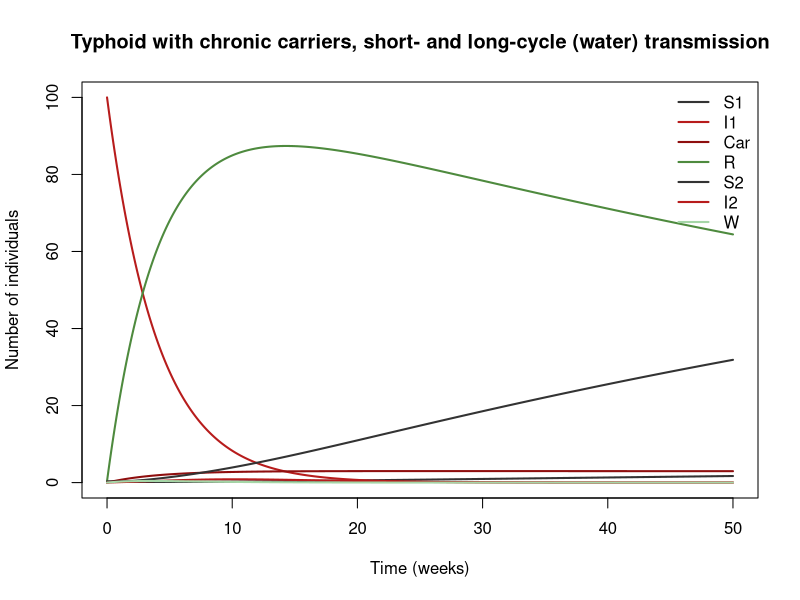

Generate this figure with R:
## Typhoid with chronic carriers, short- and long-cycle (water) transmission
## Typhoid fever (S. Typhi), South Asia (Kolkata, Delhi, Vellore).
## Parameter values: 3 of 11 checked against the source; the rest are recalled or illustrative.
## Reference: Pitzer VE, Bowles CC, Baker S, Kang G, Balaji V, Farrar JJ, Grenfell BT. Predicting the impact of vaccination on the transmission dynamics of typhoid in South Asia: a mathematical modeling study. PLoS Negl Trop Dis 2014;8(1):e2642
## Source: https://doi.org/10.1371/journal.pntd.0002642
##
## Generated from a compartmental model diagram (model format v1).
## Regenerating from the same diagram always gives this exact file.
##
## Compartments: S1, I1, Car, R, S2, I2, W
## Flows (time unit: weeks):
##   (outside) -> S1   : mu_h * N
##   S1 -> I1          : lam * S1
##   I1 -> Car         : theta_c * delta_i * I1
##   I1 -> R           : (1 - theta_c) * delta_i * I1
##   R -> S2           : omega_r * R
##   S2 -> I2          : lam * S2
##   I2 -> R           : delta_i * I2
##   S1 -> (outside)   : mu_h * S1
##   I1 -> (outside)   : mu_h * I1
##   Car -> (outside)  : mu_h * Car
##   R -> (outside)    : mu_h * R
##   S2 -> (outside)   : mu_h * S2
##   I2 -> (outside)   : mu_h * I2
##   (outside) -> W    : xi_w * prev_w
##   W -> (outside)    : xi_w * W

library(deSolve)

# ---- Time ------------------------------------------------------------
times <- seq(0, 50, by = 0.05)  # weeks

# ---- Parameters ------------------------------------------------------
parameters <- c(
  R0_ty = 2.8,       # basic reproduction number, Kolkata fit [verified]
  frac_short = 0.9,  # share of R0 from short-cycle transmission [verified]
  r_car = 0.01,      # relative infectiousness of carriers (best fit). The model also applies it to I2 [V for carriers; M/I for applying it to I2].
  theta_c = 0.03,    # probability that a primary infection becomes a lifelong carrier. The paper uses age-specific values of 0.3–10.1%, so 0.03 is an [I] average [V range].
  p_clin = 0.1,      # fraction of primary infections that are clinical typhoid. Used only for reporting [V].
  rep_f = 0.0052,    # reporting fraction [verified]
  delta_i = 0.25,    # recovery rate (4-week infectiousness) [M] (week^-1)
  omega_r = 0.0096,  # waning R → S2 (about 104 weeks) [M] (week^-1)
  xi_w = 0.333,      # decay of water contamination (about 3 weeks) [M] (week^-1)
  mu_h = 0.000385,   # birth = death rate (50-year life) [I]. The paper used observed demography. (week^-1)
  amp_w = 0.3        # seasonal amplitude of long-cycle transmission [I]. The paper fitted seasonality.
)

# ---- Initial conditions ----------------------------------------------
state <- c(
  S1 = 0.3,     # fully susceptible
  I1 = 100,     # primary (clinical-capable) infection
  Car = 0.005,  # chronic carrier. C is avoided because it is an R function
  R = 0.4,      # immune
  S2 = 0.3,     # partially susceptible after waning
  I2 = 0,       # subclinical reinfection
  W = 0         # water-supply contamination, scaled to prevalence units
)

# ---- Model equations -------------------------------------------------
typhoid_pitzer2014_model <- function(t, state, parameters) {
  with(as.list(c(state, parameters)), {
    # Total population
    N <- S1 + I1 + Car + R + S2 + I2

    # Derived quantities
    D_eff <- 1 / (delta_i + mu_h) + theta_c * delta_i / (delta_i + mu_h) * r_car / mu_h  # effective infectious duration per primary case (about 4.78 weeks)
    beta_s <- frac_short * R0_ty / D_eff                                                 # short-cycle rate (week^-1)
    beta_l <- (1 - frac_short) * R0_ty / D_eff                                           # long-cycle rate. W is scaled so that its equilibrium equals the weighted prevalence.
    prev_w <- (I1 + r_car * Car + r_car * I2) / N
    lam <- beta_s * prev_w + beta_l * (1 + amp_w * cos(6.2831853 * t / 52)) * W

    # Rates of change
    dS1 <- mu_h * N - lam * S1 - mu_h * S1
    dI1 <- lam * S1 - theta_c * delta_i * I1 - (1 - theta_c) * delta_i * I1 - mu_h * I1
    dCar <- theta_c * delta_i * I1 - mu_h * Car
    dR <- (1 - theta_c) * delta_i * I1 - omega_r * R + delta_i * I2 - mu_h * R
    dS2 <- omega_r * R - lam * S2 - mu_h * S2
    dI2 <- lam * S2 - delta_i * I2 - mu_h * I2
    dW <- xi_w * prev_w - xi_w * W

    list(c(dS1, dI1, dCar, dR, dS2, dI2, dW))
  })
}

# ---- Solve -----------------------------------------------------------
out <- ode(y = state, times = times, func = typhoid_pitzer2014_model, parms = parameters)
out <- as.data.frame(out)

# ---- Plot ------------------------------------------------------------
compartment_cols <- c(S1 = "#333333", I1 = "#B71C1C", Car = "#8E0E0E", R = "#4E8A3E", S2 = "#333333", I2 = "#B71C1C", W = "#A5D6A7")
matplot(out$time, out[, names(compartment_cols)], type = "l", lty = 1, lwd = 2,
        col = compartment_cols, xlab = "Time (weeks)", ylab = "Number of individuals",
        main = "Typhoid with chronic carriers, short- and long-cycle (water) transmission")
legend("topright", legend = names(compartment_cols), col = compartment_cols,
       lty = 1, lwd = 2, bty = "n")
